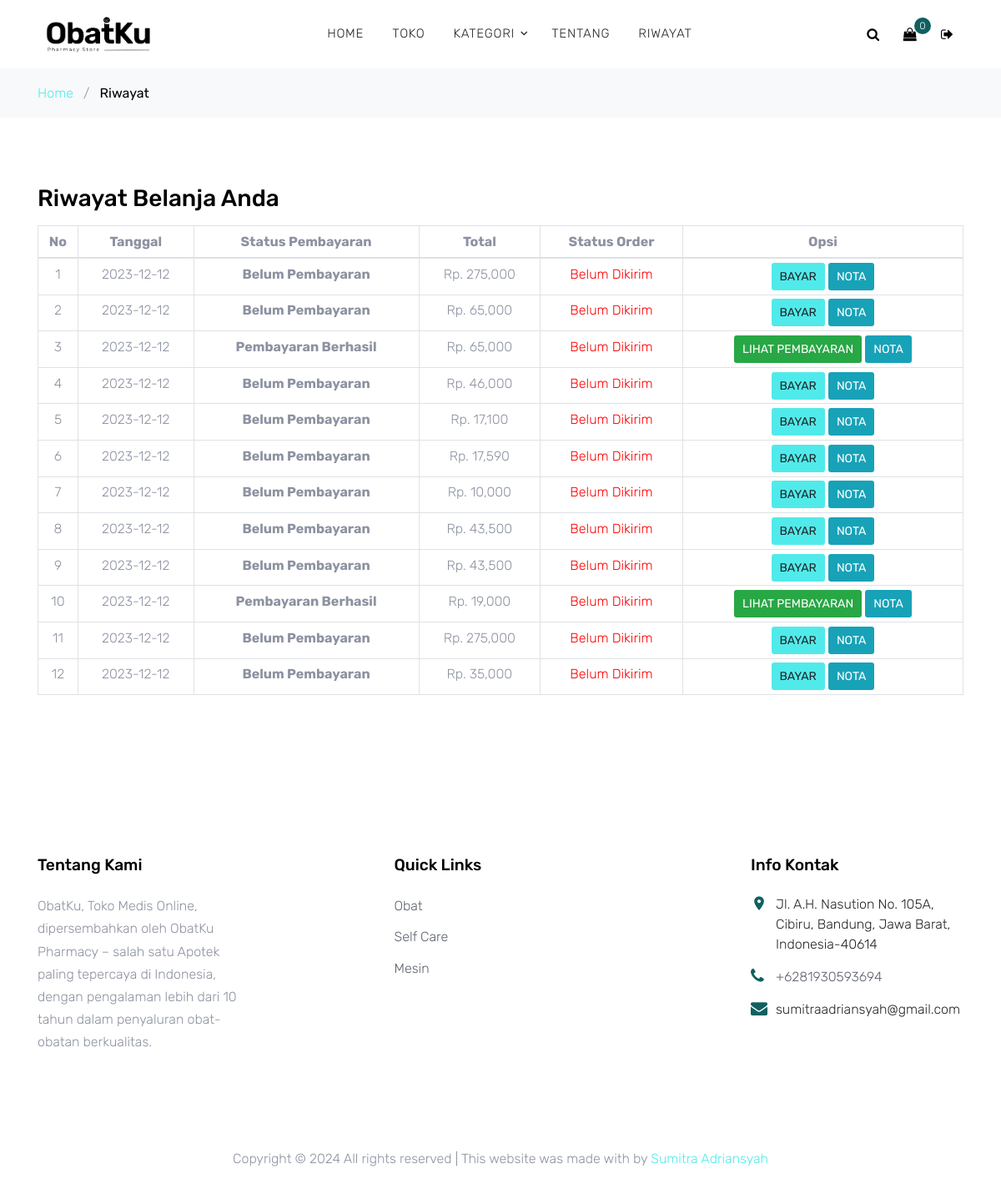
The app's page /history.php (signed in) with its own data.
### tables this page shows
CREATE TABLE `orders` (
  `order_id` int(11) NOT NULL,
  `item_id` int(11) NOT NULL,
  `user_id` int(11) NOT NULL,
  `order_quantity` int(3) NOT NULL,
  `order_date` date NOT NULL,
  `order_status` tinyint(1) NOT NULL DEFAULT 0,
  `order_total` int(11) NOT NULL,
  `payment_status` tinyint(4) DEFAULT 0
);

### includes/functions.php (called while the page is built, shortened)
<?php
$connection = mysqli_connect("localhost", "root", "", "ObatKu");
function query($query)
{
    global $connection;
    $run = mysqli_query($connection, $query);
    if ($run) {
        while ($row = $run->fetch_assoc()) {
            $data[] = $row;
        }
        if (!empty($data)) {
            return $data;
        } else {
            return "";
        }
    } else {
        return 0;
    }
}
function check_user($id)
{
    $query = "SELECT user_id FROM user where user_id='$id'";
    $row = query($query);
    if (empty($row)) {
        return 0;
    } else {
        return 1;
    }
}

### history.php (the view, shortened to what this page needs)
<?php include "includes/head.php"; ?>
<?php include "includes/header.php"; ?>
<div class="bg-light py-3">
    <div class="container">
        <div class="row">
            <div class="col-md-12 mb-0">
                <a href="index.php">Home</a> <span class="mx-2 mb-0">/</span> <strong class="text-black">Riwayat</strong>
            </div>
        </div>
    </div>
</div>
<div class="site-section">
    <div class="container">
    <h2 class="h3 mb-3 text-black">Riwayat Belanja Anda</h2>
        <div>
                <div class="table-responsive">
                    <table class="table table-bordered table-sm">
                        <thead>
                            <tr>
                                <th class="text-center">No</th>
                                <th class="text-center">Tanggal</th>
                                <th class="text-center">Status Pembayaran</th>
                                <th class="text-center">Total</th>
                                <th class="text-center">Status Order</th>
                                <th class="text-center">Opsi</th>
                            </tr>
                        </thead>
                        <tbody>
                            <?php
                            $no = 1;
                            $id_pelanggan = $_SESSION["user_id"];
                            $ambil = $connection->query("SELECT * FROM orders WHERE user_id='$id_pelanggan'");
                            while ($pecah = $ambil->fetch_assoc()) {
                            ?>
                                <tr>
                                    <td class="text-center"><?php echo $no; ?></td>
                                    <td class="text-center"><?php echo $pecah["order_date"]; ?></td>
                                    <td class="text-center">
                                        <span style="font-weight:bold;">
                                            <?php
                                            if ($pecah['payment_status'] == "0") {
                                                echo "Belum Pembayaran";
                                            } elseif ($pecah['payment_status'] == "1") {
                                                echo "Pembayaran Berhasil";
                                            }
                                            ?>
                                        </span>
                                    </td>
                                    <td class="text-center">Rp. <?php echo number_format($pecah["order_total"]); ?></td>
                                    <td class="text-center">
                                        <?php
                                        if ($pecah['order_status'] == 0) {
                                            echo '<span style="color: red;">Belum Dikirim</span>';
                                        } elseif ($pecah['order_status'] == 1) {
                                            echo '<span style="color: green;">Dikirim</span>';
                                        }
                                        ?>
                                    </td>
                                    <td class="text-center">
                                        <?php
                                        if ($pecah['payment_status'] == "0") {
                                        ?>
                                            <a href="payment.php?id=<?php echo $pecah["order_id"]; ?>" class="btn btn-primary btn-sm">Bayar</a>
                                            <a href="nota.php?id=<?php echo $pecah["order_id"]; ?>" class="btn btn-info btn-sm">Nota</a>
                                        <?php
                                        } elseif ($pecah['payment_status'] == "1") {
                                        ?>
                                            <a href="lihat_payment.php?id=<?php echo $pecah["order_id"]; ?>" class="btn btn-success btn-sm">Lihat Pembayaran</a>
                                            <a href="nota.php?id=<?php echo $pecah["order_id"]; ?>" class="btn btn-info btn-sm">Nota</a>
                                        <?php
                                        }
                                        ?>
                                    </td>
                                </tr>
                            <?php
                                $no++;
                            }
                            ?>
                        </tbody>
                    </table>
                </div>
            </div>
    </div>
</div>
<footer class="site-footer">
    <div class="container">
        <div class="row">
            <div class="col-md-6 col-lg-3 mb-4 mb-lg-0">
                <div class="block-7">
                    <h3 class="footer-heading mb-4">Tentang Kami</h3>
                    <p>ObatKu, Toko Medis Online, dipersembahkan oleh ObatKu Pharmacy – salah satu
                        Apotek paling tepercaya di Indonesia, dengan pengalaman lebih dari 10 tahun dalam penyaluran
                        obat-obatan berkualitas. </p>
                </div>
            </div>
            <div class="col-lg-3 mx-auto mb-5 mb-lg-0">
                <h3 class="footer-heading mb-4">Quick Links</h3>
                <ul class="list-unstyled">
                    <li><a href="store.php?cat=medicine">Obat</a></li>
                    <li><a href="store.php?cat=mself-care">Self Care</a></li>
                    <li><a href="store.php?cat=machine">Mesin</a></li>
                </ul>
            </div>
            <div class="col-md-6 col-lg-3">
                <div class="block-5 mb-5">
                    <h3 class="footer-heading mb-4">Info Kontak</h3>
                    <ul class="list-unstyled">
                        <li class="address">Jl. A.H. Nasution No. 105A, Cibiru, Bandung, Jawa Barat, Indonesia-40614</li>
                        <li class="phone"><a href="tel://">+6281930593694</a></li>
                        <li class="email">sumitraadriansyah@gmail.com</li>
                    </ul>
                </div>
            </div>
        </div>
        <div class="row pt-5 mt-5 text-center">
            <div class="col-md-12">
                <p>
                    Copyright &copy;
                     All rights reserved | This website was made
                    with by <a href="https://sumitradrian.online" target="_blank" class="text-primary">Sumitra Adriansyah</a>
                </p>
            </div>
        </div>
    </div>
</footer>

### includes/head.php (shortened to what this page needs)
<?php
include "includes/functions.php";
?>
<!DOCTYPE html>
<html lang="en">
<head>
    <link rel="stylesheet" href="fonts/icomoon/style.css">
    <link rel="stylesheet" href="css/bootstrap.min.css">
    <link rel="stylesheet" href="css/magnific-popup.css">
    <link rel="stylesheet" href="css/jquery-ui.css">
    <link rel="stylesheet" href="css/owl.carousel.min.css">
    <link rel="stylesheet" href="css/owl.theme.default.min.css">
    <link rel="stylesheet" href="css/aos.css">
    <link rel="stylesheet" href="css/style.css">
</head>

### includes/header.php (shortened to what this page needs)
<div class="site-navbar py-2">
    <div class="container">
        <div class="d-flex align-items-center justify-content-between">
            <div class="logo">
                <div class="site-logo">
                <a href="index.php" class="js-logo-clone">
                <img src="images/logo2.png" alt="Pharma Logo" width="150" height="50">
                </a>
                </div>
            </div>
            <div class="main-nav d-none d-lg-block">
                <nav class="site-navigation text-right text-md-center" role="navigation">
                    <ul class="site-menu js-clone-nav d-none d-lg-block">
                        <li><a href="index.php">Home</a></li>
                        <li><a href="store.php?store=all">Toko</a></li>
                        <li class="has-children">
                            <a href="#">Kategori</a>
                        </li>
                        <li><a href="about.php">Tentang</a></li>
                        <li><a href="history.php">Riwayat</a></li>
                    </ul>
                </nav>
            </div>
            <div class="icons">
                <a href="#" class="icons-btn d-inline-block js-search-open"><span class="icon-search"></span></a>
                <a href="cart.php" class="icons-btn d-inline-block bag">
                    <span class="icon-shopping-bag"></span>
                    <?php
                    if (!empty($_SESSION['cart'])) {
                    ?>
                        <span class="number">
                            <?php echo sizeof($_SESSION['cart']); ?>
                        </span>
                    <?php
                    } else {
                    ?>
                        <span class="number">0</span>
                    <?php
                    }
                    ?>
                </a>
                <?php
                if (!isset($_SESSION['user_id'])) {
                    echo "<a href='login.php' class=' icons-btn d-inline-block '><span class='icon-sign-in'></span></a>";
                } else {
                    $check_user_id = check_user($_SESSION['user_id']);
                    if ($check_user_id == 1) {
                        echo "<a href='logout.php' class=' icons-btn d-inline-block '><span class='icon-sign-out'></span></a>";
                    } else {
                        post_redirect("logout.php");
                    }
                }
                ?>
            </div>
        </div>
    </div>
</div>

### css/style.css (style rules this page uses)
a { -webkit-transition: 0.3s all ease; -o-transition: 0.3s all ease; transition: 0.3s all ease; }
.text-black { color: #000; }
.btn { -webkit-transition: 0.3s all ease-in-out; -o-transition: 0.3s all ease-in-out; transition: 0.3s all ease-in-out; text-transform: uppercase; border-width: 2px; }
.site-section { padding: 2.5em 0; }
@media (min-width: 768px) { .site-section { padding: 5em 0; } }
.site-footer { padding: 6em 0; }
.site-footer ul li { margin-bottom: 10px; }
.site-footer ul li a { color: #5c626e; }
.site-footer .footer-heading { font-size: 1.2rem; color: #000; margin-bottom: 1rem; }
.site-logo a { text-transform: uppercase; letter-spacing: 0.2em; font-size: 22px; color: #000 !important; font-weight: 900; }
.icons-btn { display: inline-block; text-align: center; }
.icons-btn span { display: block; height: 40px; width: 40px; line-height: 40px; }
.site-navbar { margin-bottom: 0px; z-index: 1999; position: relative; top: 0; width: 100%; background: #fff; }
.site-navbar a { color: #000; }
.site-navbar .site-navigation .site-menu { margin-left: 0; padding-left: 0; margin-bottom: 0; }
.site-navbar .site-navigation .site-menu a { text-decoration: none !important; font-size: 15px; display: inline-block; }
.site-navbar .site-navigation .site-menu > li { display: inline-block; padding: 10px 5px; }
.site-navbar .site-navigation .site-menu > li > a { padding: 10px 10px; text-transform: uppercase; letter-spacing: 0.05em; color: #25262a; font-size: 15px; text-decoration: none !important; }
.site-navbar .site-navigation .site-menu .has-children { position: relative; }
.site-navbar .site-navigation .site-menu .has-children > a { position: relative; padding-right: 20px; }
.site-navbar .site-navigation .site-menu .has-children > a:before { position: absolute; content: "\e313"; font-size: 16px; top: 50%; right: 0; -webkit-transform: translateY(-50%); -ms-transform: translateY(-50%); transform: translateY(-50%); font-family: "icomoon"; }
.site-navbar .site-navigation .site-menu .has-children a { text-transform: uppercase; }
.block-5 ul, .block-5 ul li { list-style: none; padding: 0; margin: 0; line-height: 1.5; }
.block-5 ul li { padding-left: 30px; position: relative; margin-bottom: 15px; color: #25262a; }
.block-5 ul li:before { top: 0; font-family: "icomoon"; content: ""; position: absolute; left: 0; font-size: 20px; line-height: 1; color: #106060; }
.block-5 ul li.address:before { content: "\e8b4"; }
.block-5 ul li.email:before { content: "\f0e0"; }
.block-5 ul li.phone:before { content: "\f095"; }
.bag { position: relative; }
.bag .number { position: absolute; top: 0; width: 20px; height: 20px; border-radius: 50%; line-height: 20px; color: #fff; font-size: 12px; background: #106060; right: -5px; }

### records on screen
orders: order_date "2023-12-12", payment_status "Belum Pembayaran", order_total "275,000", order_status "Belum Dikirim"
orders: order_date "2023-12-12", payment_status "Belum Pembayaran", order_total "65,000", order_status "Belum Dikirim"
orders: order_date "2023-12-12", payment_status "Pembayaran Berhasil", order_total "65,000", order_status "Belum Dikirim"
orders: order_date "2023-12-12", payment_status "Belum Pembayaran", order_total "46,000", order_status "Belum Dikirim"
orders: order_date "2023-12-12", payment_status "Belum Pembayaran", order_total "17,100", order_status "Belum Dikirim"
orders: order_date "2023-12-12", payment_status "Belum Pembayaran", order_total "17,590", order_status "Belum Dikirim"
orders: order_date "2023-12-12", payment_status "Belum Pembayaran", order_total "10,000", order_status "Belum Dikirim"
orders: order_date "2023-12-12", payment_status "Belum Pembayaran", order_total "43,500", order_status "Belum Dikirim"
orders: order_date "2023-12-12", payment_status "Belum Pembayaran", order_total "43,500", order_status "Belum Dikirim"
orders: order_date "2023-12-12", payment_status "Pembayaran Berhasil", order_total "19,000", order_status "Belum Dikirim"
orders: order_date "2023-12-12", payment_status "Belum Pembayaran", order_total "275,000", order_status "Belum Dikirim"
orders: order_date "2023-12-12", payment_status "Belum Pembayaran", order_total "35,000", order_status "Belum Dikirim"
